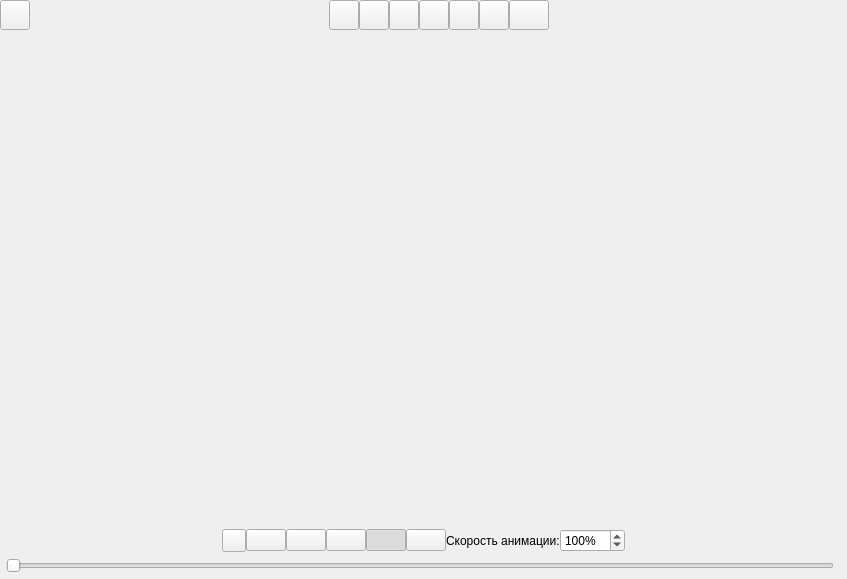
<?xml version="1.0" encoding="UTF-8"?>
<ui version="4.0">
 <class>WgtHoveringWidget</class>
 <widget class="QWidget" name="WgtHoveringWidget">
  <property name="geometry">
   <rect>
    <x>0</x>
    <y>0</y>
    <width>847</width>
    <height>579</height>
   </rect>
  </property>
  <property name="windowTitle">
   <string>Form</string>
  </property>
  <layout class="QVBoxLayout" name="verticalLayout">
   <property name="spacing">
    <number>0</number>
   </property>
   <property name="leftMargin">
    <number>0</number>
   </property>
   <property name="topMargin">
    <number>0</number>
   </property>
   <property name="rightMargin">
    <number>0</number>
   </property>
   <property name="bottomMargin">
    <number>0</number>
   </property>
   <item>
    <widget class="QWidget" name="wgtCenterContent" native="true">
     <layout class="QVBoxLayout" name="verticalLayout_2">
      <property name="spacing">
       <number>0</number>
      </property>
      <property name="leftMargin">
       <number>0</number>
      </property>
      <property name="topMargin">
       <number>0</number>
      </property>
      <property name="rightMargin">
       <number>0</number>
      </property>
      <property name="bottomMargin">
       <number>0</number>
      </property>
      <item>
       <widget class="QWidget" name="wgtToolBar" native="true">
        <layout class="QHBoxLayout" name="horizontalLayout_5">
         <property name="spacing">
          <number>0</number>
         </property>
         <property name="leftMargin">
          <number>0</number>
         </property>
         <property name="topMargin">
          <number>0</number>
         </property>
         <property name="rightMargin">
          <number>0</number>
         </property>
         <property name="bottomMargin">
          <number>0</number>
         </property>
         <item>
          <widget class="QPushButton" name="btnHideLeftWidgets">
           <property name="minimumSize">
            <size>
             <width>30</width>
             <height>30</height>
            </size>
           </property>
           <property name="maximumSize">
            <size>
             <width>30</width>
             <height>30</height>
            </size>
           </property>
           <property name="focusPolicy">
            <enum>Qt::NoFocus</enum>
           </property>
           <property name="text">
            <string/>
           </property>
           <property name="iconSize">
            <size>
             <width>24</width>
             <height>24</height>
            </size>
           </property>
          </widget>
         </item>
         <item>
          <spacer name="horizontalSpacer">
           <property name="orientation">
            <enum>Qt::Horizontal</enum>
           </property>
           <property name="sizeHint" stdset="0">
            <size>
             <width>40</width>
             <height>20</height>
            </size>
           </property>
          </spacer>
         </item>
         <item>
          <widget class="QWidget" name="wgtToolBarCentered" native="true">
           <layout class="QHBoxLayout" name="horizontalLayout_2">
            <property name="spacing">
             <number>0</number>
            </property>
            <property name="leftMargin">
             <number>0</number>
            </property>
            <property name="topMargin">
             <number>0</number>
            </property>
            <property name="rightMargin">
             <number>0</number>
            </property>
            <property name="bottomMargin">
             <number>0</number>
            </property>
            <item>
             <widget class="QPushButton" name="pb1RotateNotClock">
              <property name="sizePolicy">
               <sizepolicy hsizetype="Minimum" vsizetype="Fixed">
                <horstretch>0</horstretch>
                <verstretch>0</verstretch>
               </sizepolicy>
              </property>
              <property name="minimumSize">
               <size>
                <width>30</width>
                <height>30</height>
               </size>
              </property>
              <property name="maximumSize">
               <size>
                <width>30</width>
                <height>30</height>
               </size>
              </property>
              <property name="focusPolicy">
               <enum>Qt::NoFocus</enum>
              </property>
              <property name="text">
               <string/>
              </property>
              <property name="iconSize">
               <size>
                <width>24</width>
                <height>24</height>
               </size>
              </property>
             </widget>
            </item>
            <item>
             <widget class="QPushButton" name="pb2RotateClock">
              <property name="sizePolicy">
               <sizepolicy hsizetype="Fixed" vsizetype="Fixed">
                <horstretch>0</horstretch>
                <verstretch>0</verstretch>
               </sizepolicy>
              </property>
              <property name="minimumSize">
               <size>
                <width>30</width>
                <height>30</height>
               </size>
              </property>
              <property name="maximumSize">
               <size>
                <width>30</width>
                <height>30</height>
               </size>
              </property>
              <property name="focusPolicy">
               <enum>Qt::NoFocus</enum>
              </property>
              <property name="text">
               <string/>
              </property>
              <property name="iconSize">
               <size>
                <width>24</width>
                <height>24</height>
               </size>
              </property>
             </widget>
            </item>
            <item>
             <widget class="QPushButton" name="pb5ScaleReset">
              <property name="minimumSize">
               <size>
                <width>30</width>
                <height>30</height>
               </size>
              </property>
              <property name="maximumSize">
               <size>
                <width>30</width>
                <height>30</height>
               </size>
              </property>
              <property name="focusPolicy">
               <enum>Qt::NoFocus</enum>
              </property>
              <property name="text">
               <string/>
              </property>
              <property name="iconSize">
               <size>
                <width>24</width>
                <height>24</height>
               </size>
              </property>
             </widget>
            </item>
            <item>
             <widget class="QPushButton" name="pb6ScaleOptimal">
              <property name="minimumSize">
               <size>
                <width>30</width>
                <height>30</height>
               </size>
              </property>
              <property name="maximumSize">
               <size>
                <width>30</width>
                <height>30</height>
               </size>
              </property>
              <property name="focusPolicy">
               <enum>Qt::NoFocus</enum>
              </property>
              <property name="text">
               <string/>
              </property>
              <property name="iconSize">
               <size>
                <width>24</width>
                <height>24</height>
               </size>
              </property>
             </widget>
            </item>
            <item>
             <widget class="QPushButton" name="pb7DocumentEdit">
              <property name="minimumSize">
               <size>
                <width>30</width>
                <height>30</height>
               </size>
              </property>
              <property name="maximumSize">
               <size>
                <width>30</width>
                <height>30</height>
               </size>
              </property>
              <property name="focusPolicy">
               <enum>Qt::NoFocus</enum>
              </property>
              <property name="text">
               <string/>
              </property>
              <property name="iconSize">
               <size>
                <width>24</width>
                <height>24</height>
               </size>
              </property>
             </widget>
            </item>
            <item>
             <widget class="QPushButton" name="pb8DocumentPrint">
              <property name="minimumSize">
               <size>
                <width>30</width>
                <height>30</height>
               </size>
              </property>
              <property name="maximumSize">
               <size>
                <width>30</width>
                <height>30</height>
               </size>
              </property>
              <property name="focusPolicy">
               <enum>Qt::NoFocus</enum>
              </property>
              <property name="text">
               <string/>
              </property>
              <property name="iconSize">
               <size>
                <width>24</width>
                <height>24</height>
               </size>
              </property>
             </widget>
            </item>
            <item>
             <widget class="meteo::commons::CtrlClickButton" name="pbPinningSettings">
              <property name="enabled">
               <bool>true</bool>
              </property>
              <property name="maximumSize">
               <size>
                <width>16777215</width>
                <height>30</height>
               </size>
              </property>
              <property name="focusPolicy">
               <enum>Qt::NoFocus</enum>
              </property>
              <property name="text">
               <string/>
              </property>
             </widget>
            </item>
           </layout>
          </widget>
         </item>
         <item>
          <spacer name="horizontalSpacer_2">
           <property name="orientation">
            <enum>Qt::Horizontal</enum>
           </property>
           <property name="sizeHint" stdset="0">
            <size>
             <width>40</width>
             <height>20</height>
            </size>
           </property>
          </spacer>
         </item>
        </layout>
       </widget>
      </item>
      <item>
       <spacer name="verticalSpacer">
        <property name="orientation">
         <enum>Qt::Vertical</enum>
        </property>
        <property name="sizeHint" stdset="0">
         <size>
          <width>20</width>
          <height>754</height>
         </size>
        </property>
       </spacer>
      </item>
      <item>
       <widget class="QWidget" name="wgtToolbarAnimation" native="true">
        <layout class="QHBoxLayout" name="horizontalLayout_3">
         <property name="spacing">
          <number>0</number>
         </property>
         <property name="leftMargin">
          <number>0</number>
         </property>
         <property name="topMargin">
          <number>0</number>
         </property>
         <property name="rightMargin">
          <number>0</number>
         </property>
         <property name="bottomMargin">
          <number>6</number>
         </property>
         <item>
          <spacer name="horizontalSpacer_3">
           <property name="orientation">
            <enum>Qt::Horizontal</enum>
           </property>
           <property name="sizeHint" stdset="0">
            <size>
             <width>0</width>
             <height>20</height>
            </size>
           </property>
          </spacer>
         </item>
         <item>
          <widget class="QToolButton" name="pbPlayAnimation">
           <property name="text">
            <string/>
           </property>
          </widget>
         </item>
         <item>
          <widget class="QPushButton" name="pbPrewImage">
           <property name="focusPolicy">
            <enum>Qt::NoFocus</enum>
           </property>
           <property name="toolTip">
            <string>Предыдущий кадр</string>
           </property>
           <property name="text">
            <string/>
           </property>
          </widget>
         </item>
         <item>
          <widget class="QPushButton" name="pbStopAnimation">
           <property name="focusPolicy">
            <enum>Qt::NoFocus</enum>
           </property>
           <property name="toolTip">
            <string>Остановить воспроизведение</string>
           </property>
           <property name="text">
            <string/>
           </property>
          </widget>
         </item>
         <item>
          <widget class="QPushButton" name="pbNextImage">
           <property name="focusPolicy">
            <enum>Qt::NoFocus</enum>
           </property>
           <property name="toolTip">
            <string>Следующий кадр</string>
           </property>
           <property name="text">
            <string/>
           </property>
          </widget>
         </item>
         <item>
          <widget class="QPushButton" name="pbRepeat">
           <property name="focusPolicy">
            <enum>Qt::NoFocus</enum>
           </property>
           <property name="toolTip">
            <string>Повторять</string>
           </property>
           <property name="text">
            <string/>
           </property>
           <property name="checkable">
            <bool>true</bool>
           </property>
           <property name="checked">
            <bool>true</bool>
           </property>
          </widget>
         </item>
         <item>
          <widget class="QPushButton" name="pbSaveAnimation">
           <property name="focusPolicy">
            <enum>Qt::NoFocus</enum>
           </property>
           <property name="toolTip">
            <string>Сохранить как GIF</string>
           </property>
           <property name="text">
            <string/>
           </property>
          </widget>
         </item>
         <item>
          <widget class="QLabel" name="lbAnimationSpeed">
           <property name="text">
            <string>Скорость анимации:</string>
           </property>
          </widget>
         </item>
         <item>
          <widget class="QSpinBox" name="sbAnimationSpeed">
           <property name="specialValueText">
            <string/>
           </property>
           <property name="suffix">
            <string>%</string>
           </property>
           <property name="minimum">
            <number>1</number>
           </property>
           <property name="maximum">
            <number>1000</number>
           </property>
           <property name="singleStep">
            <number>10</number>
           </property>
           <property name="value">
            <number>100</number>
           </property>
          </widget>
         </item>
         <item>
          <spacer name="horizontalSpacer_4">
           <property name="orientation">
            <enum>Qt::Horizontal</enum>
           </property>
           <property name="sizeHint" stdset="0">
            <size>
             <width>0</width>
             <height>20</height>
            </size>
           </property>
          </spacer>
         </item>
        </layout>
       </widget>
      </item>
      <item>
       <widget class="QWidget" name="wgtAnimationSlideMovement" native="true">
        <layout class="QHBoxLayout" name="horizontalLayout">
         <property name="spacing">
          <number>0</number>
         </property>
         <property name="leftMargin">
          <number>6</number>
         </property>
         <property name="topMargin">
          <number>0</number>
         </property>
         <property name="rightMargin">
          <number>6</number>
         </property>
         <property name="bottomMargin">
          <number>6</number>
         </property>
         <item>
          <widget class="QSlider" name="sliderAnimationSlide">
           <property name="enabled">
            <bool>true</bool>
           </property>
           <property name="minimumSize">
            <size>
             <width>0</width>
             <height>0</height>
            </size>
           </property>
           <property name="maximumSize">
            <size>
             <width>2400</width>
             <height>16777215</height>
            </size>
           </property>
           <property name="toolTip">
            <string/>
           </property>
           <property name="toolTipDuration">
            <number>0</number>
           </property>
           <property name="layoutDirection">
            <enum>Qt::LeftToRight</enum>
           </property>
           <property name="autoFillBackground">
            <bool>false</bool>
           </property>
           <property name="styleSheet">
            <string notr="true"/>
           </property>
           <property name="minimum">
            <number>0</number>
           </property>
           <property name="maximum">
            <number>0</number>
           </property>
           <property name="singleStep">
            <number>1</number>
           </property>
           <property name="pageStep">
            <number>1</number>
           </property>
           <property name="value">
            <number>0</number>
           </property>
           <property name="tracking">
            <bool>true</bool>
           </property>
           <property name="orientation">
            <enum>Qt::Horizontal</enum>
           </property>
           <property name="invertedAppearance">
            <bool>false</bool>
           </property>
           <property name="invertedControls">
            <bool>false</bool>
           </property>
           <property name="tickPosition">
            <enum>QSlider::NoTicks</enum>
           </property>
           <property name="tickInterval">
            <number>0</number>
           </property>
          </widget>
         </item>
         <item>
          <widget class="QLabel" name="lbCurrentSlide">
           <property name="text">
            <string/>
           </property>
          </widget>
         </item>
        </layout>
       </widget>
      </item>
     </layout>
    </widget>
   </item>
  </layout>
 </widget>
 <customwidgets>
  <customwidget>
   <class>meteo::commons::CtrlClickButton</class>
   <extends>QPushButton</extends>
   <header location="global">meteo/commons/ui/documentviewer/custom/ctrlclickbutton.h</header>
  </customwidget>
 </customwidgets>
 <resources/>
 <connections/>
</ui>
